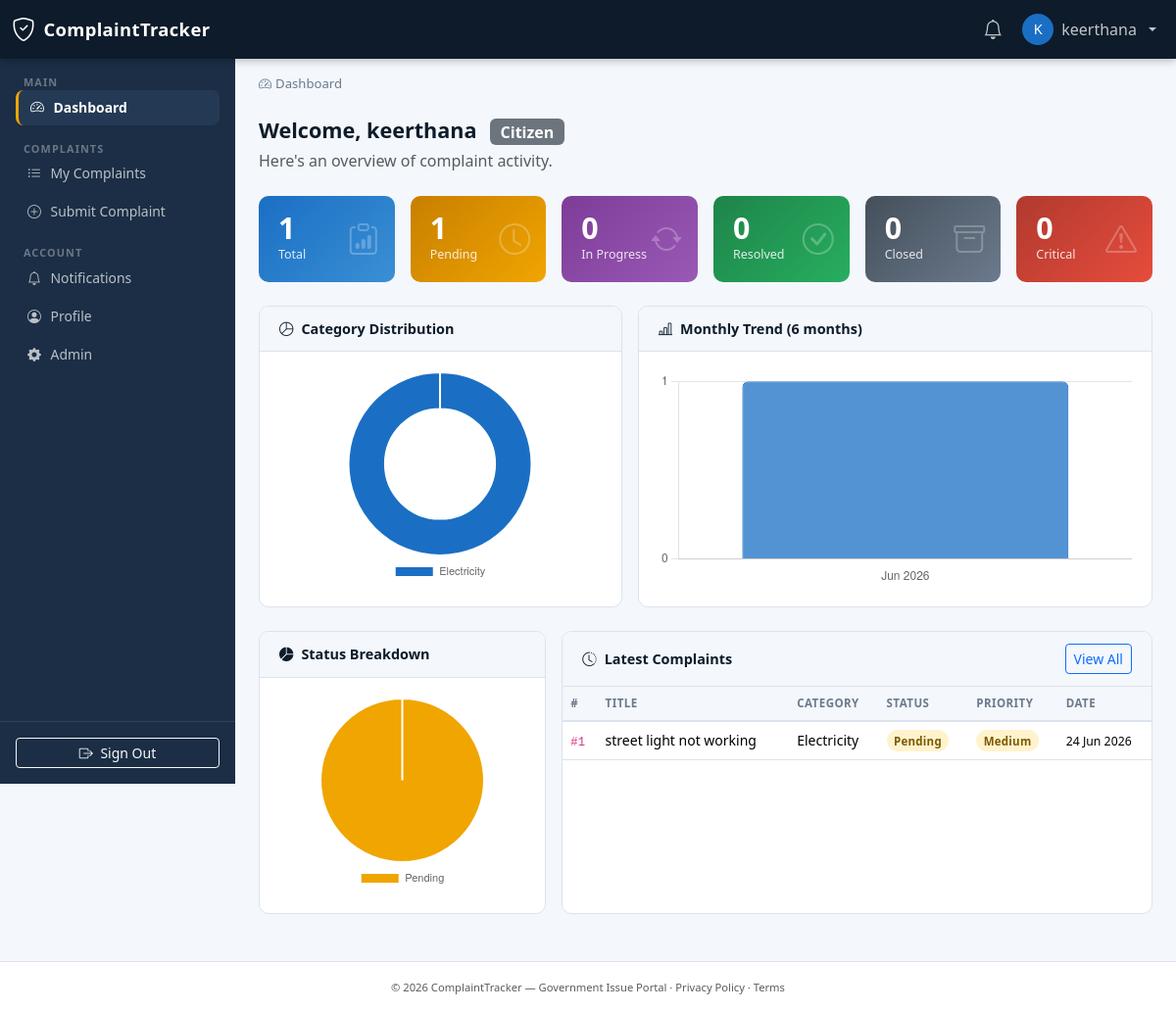
Page /dashboard/ (signed in) on the committed database.
### accounts/models.py (models this page shows, shortened)
class User(AbstractUser):
    ROLE_CITIZEN = 'citizen'
    ROLE_OFFICER = 'officer'
    ROLE_ADMIN   = 'admin'
    ROLE_CHOICES = [
        (ROLE_CITIZEN, 'Citizen'),
        (ROLE_OFFICER, 'Officer'),
        (ROLE_ADMIN,   'Admin'),
    ]
    role    = models.CharField(max_length=10, choices=ROLE_CHOICES, default=ROLE_CITIZEN)
    phone   = models.CharField(max_length=20, blank=True)
    address = models.TextField(blank=True)
    avatar  = models.ImageField(upload_to='avatars/', blank=True, null=True)
    class Meta:
        verbose_name      = 'User'
        verbose_name_plural = 'Users'
        indexes = [models.Index(fields=['role'])]
    @property
    def is_citizen(self):
        return self.role == self.ROLE_CITIZEN
    @property
    def can_manage_complaints(self):
        return self.role in (self.ROLE_OFFICER, self.ROLE_ADMIN)
    def get_role_badge(self):
        badges = {
            self.ROLE_CITIZEN: 'bg-secondary',
            self.ROLE_OFFICER: 'bg-primary',
            self.ROLE_ADMIN:   'bg-danger',
        }
        return badges.get(self.role, 'bg-secondary')

### complaints/models.py (models this page shows, shortened)
class Complaint(models.Model):
    STATUS_PENDING     = 'pending'
    STATUS_ASSIGNED    = 'assigned'
    STATUS_IN_PROGRESS = 'in_progress'
    STATUS_RESOLVED    = 'resolved'
    STATUS_CLOSED      = 'closed'
    STATUS_CHOICES = [
        (STATUS_PENDING,     'Pending'),
        (STATUS_ASSIGNED,    'Assigned'),
        (STATUS_IN_PROGRESS, 'In Progress'),
        (STATUS_RESOLVED,    'Resolved'),
        (STATUS_CLOSED,      'Closed'),
    ]
    PRIORITY_LOW      = 'low'
    PRIORITY_MEDIUM   = 'medium'
    PRIORITY_HIGH     = 'high'
    PRIORITY_CRITICAL = 'critical'
    PRIORITY_CHOICES = [
        (PRIORITY_LOW,      'Low'),
        (PRIORITY_MEDIUM,   'Medium'),
        (PRIORITY_HIGH,     'High'),
        (PRIORITY_CRITICAL, 'Critical'),
    ]
    citizen     = models.ForeignKey(
        settings.AUTH_USER_MODEL, on_delete=models.CASCADE,
        related_name='complaints', limit_choices_to={'role': 'citizen'})
    title       = models.CharField(max_length=200)
    description = models.TextField()
    category    = models.ForeignKey(Category, on_delete=models.SET_NULL,
                                    null=True, related_name='complaints')
    location    = models.CharField(max_length=255)
    image       = models.ImageField(upload_to='complaint_images/%Y/%m/', blank=True, null=True)
    status      = models.CharField(max_length=20, choices=STATUS_CHOICES, default=STATUS_PENDING)
    priority    = models.CharField(max_length=10, choices=PRIORITY_CHOICES, default=PRIORITY_MEDIUM)
    assigned_to = models.ForeignKey(
        settings.AUTH_USER_MODEL, on_delete=models.SET_NULL,
        null=True, blank=True, related_name='assigned_complaints',
        limit_choices_to={'role__in': ['officer', 'admin']})
    latitude    = models.DecimalField(max_digits=9, decimal_places=6, null=True, blank=True)
    longitude   = models.DecimalField(max_digits=9, decimal_places=6, null=True, blank=True)
    created_at  = models.DateTimeField(auto_now_add=True)
    updated_at  = models.DateTimeField(auto_now=True)
    class Meta:
        ordering = ['-created_at']
        indexes  = [
            models.Index(fields=['status']),
            models.Index(fields=['priority']),
            models.Index(fields=['citizen']),
            models.Index(fields=['assigned_to']),
        ]
    def get_status_badge(self):
        badges = {
            self.STATUS_PENDING:     'badge-pending',
            self.STATUS_ASSIGNED:    'badge-assigned',
            self.STATUS_IN_PROGRESS: 'badge-progress',
            self.STATUS_RESOLVED:    'badge-resolved',
            self.STATUS_CLOSED:      'badge-closed',
        }
        return badges.get(self.status, 'bg-secondary')
    def get_priority_badge(self):
        badges = {
            self.PRIORITY_LOW:      'badge-low',
            self.PRIORITY_MEDIUM:   'badge-medium',
            self.PRIORITY_HIGH:     'badge-high',
            self.PRIORITY_CRITICAL: 'badge-critical',
        }
        return badges.get(self.priority, 'bg-secondary')

class Category(models.Model):
    name        = models.CharField(max_length=100, unique=True)
    description = models.TextField(blank=True)
    icon        = models.CharField(max_length=50, default='bi-tag', help_text='Bootstrap Icons class')
    created_at  = models.DateTimeField(auto_now_add=True)
    class Meta:
        verbose_name_plural = 'Categories'
        ordering = ['name']
    def __str__(self):
        return self.name

### dashboard/views.py (the view)
# urls.py: path('',      views.index, name='index'),
@login_required
def index(request):
    user = request.user
    qs   = Complaint.objects.all()
    if user.is_citizen:
        qs = qs.filter(citizen=user)
    stats = {
        'total':       qs.count(),
        'pending':     qs.filter(status=Complaint.STATUS_PENDING).count(),
        'in_progress': qs.filter(status=Complaint.STATUS_IN_PROGRESS).count(),
        'resolved':    qs.filter(status=Complaint.STATUS_RESOLVED).count(),
        'closed':      qs.filter(status=Complaint.STATUS_CLOSED).count(),
        'critical':    qs.filter(priority=Complaint.PRIORITY_CRITICAL).count(),
    }
    latest = qs.select_related('citizen', 'category', 'assigned_to').order_by('-created_at')[:5]
    cat_data = (
        qs.values('category__name')
          .annotate(count=Count('id'))
          .order_by('-count')
    )
    category_labels = [d['category__name'] or 'Uncategorised' for d in cat_data]
    category_counts = [d['count'] for d in cat_data]
    six_months_ago = timezone.now() - timedelta(days=180)
    monthly_data = (
        qs.filter(created_at__gte=six_months_ago)
          .annotate(month=TruncMonth('created_at'))
          .values('month')
          .annotate(count=Count('id'))
          .order_by('month')
    )
    monthly_labels = [d['month'].strftime('%b %Y') for d in monthly_data]
    monthly_counts = [d['count'] for d in monthly_data]
    status_data   = qs.values('status').annotate(count=Count('id'))
    status_labels = [d['status'].replace('_', ' ').title() for d in status_data]
    status_counts = [d['count'] for d in status_data]
    my_assigned = []
    if user.can_manage_complaints:
        my_assigned = Complaint.objects.filter(
            assigned_to=user, status=Complaint.STATUS_IN_PROGRESS
        ).select_related('citizen', 'category')[:5]
    context = {
        'stats':            stats,
        'latest':           latest,
        'my_assigned':      my_assigned,
        'category_labels':  json.dumps(category_labels),
        'category_counts':  json.dumps(category_counts),
        'monthly_labels':   json.dumps(monthly_labels),
        'monthly_counts':   json.dumps(monthly_counts),
        'status_labels':    json.dumps(status_labels),
        'status_counts':    json.dumps(status_counts),
    }
    return render(request, 'dashboard/dashboard.html', context)

### templates/dashboard/dashboard.html (shortened to what this page needs)
{% extends "base.html" %}
{% load static %}
{% block breadcrumb %}
<div class="ct-breadcrumb px-4 pt-3">
  <nav aria-label="breadcrumb">
    <ol class="breadcrumb mb-0">
      <li class="breadcrumb-item active"><i class="bi bi-speedometer2 me-1"></i>Dashboard</li>
    </ol>
  </nav>
</div>
{% endblock %}
{% block content %}
<h4 class="ct-page-title mb-1">
  Welcome, {{ user.first_name|default:user.username }}
  <span class="badge {{ user.get_role_badge }} fs-6 ms-2">{{ user.get_role_display }}</span>
</h4>
<p class="text-muted mb-4">Here's an overview of complaint activity.</p>
<div class="row g-3 mb-4">
  <div class="col-sm-6 col-xl-2">
    <div class="ct-stat-card ct-stat-total">
      <div class="ct-stat-icon"><i class="bi bi-clipboard-data"></i></div>
      <div class="ct-stat-value">{{ stats.total }}</div>
      <div class="ct-stat-label">Total</div>
    </div>
  </div>
  <div class="col-sm-6 col-xl-2">
    <div class="ct-stat-card ct-stat-pending">
      <div class="ct-stat-icon"><i class="bi bi-clock"></i></div>
      <div class="ct-stat-value">{{ stats.pending }}</div>
      <div class="ct-stat-label">Pending</div>
    </div>
  </div>
  <div class="col-sm-6 col-xl-2">
    <div class="ct-stat-card ct-stat-progress">
      <div class="ct-stat-icon"><i class="bi bi-arrow-repeat"></i></div>
      <div class="ct-stat-value">{{ stats.in_progress }}</div>
      <div class="ct-stat-label">In Progress</div>
    </div>
  </div>
  <div class="col-sm-6 col-xl-2">
    <div class="ct-stat-card ct-stat-resolved">
      <div class="ct-stat-icon"><i class="bi bi-check-circle"></i></div>
      <div class="ct-stat-value">{{ stats.resolved }}</div>
      <div class="ct-stat-label">Resolved</div>
    </div>
  </div>
  <div class="col-sm-6 col-xl-2">
    <div class="ct-stat-card ct-stat-closed">
      <div class="ct-stat-icon"><i class="bi bi-archive"></i></div>
      <div class="ct-stat-value">{{ stats.closed }}</div>
      <div class="ct-stat-label">Closed</div>
    </div>
  </div>
  <div class="col-sm-6 col-xl-2">
    <div class="ct-stat-card ct-stat-critical">
      <div class="ct-stat-icon"><i class="bi bi-exclamation-triangle"></i></div>
      <div class="ct-stat-value">{{ stats.critical }}</div>
      <div class="ct-stat-label">Critical</div>
    </div>
  </div>
</div>
<div class="row g-3 mb-4">
  <div class="col-lg-5">
    <div class="ct-card h-100">
      <div class="ct-card-header"><i class="bi bi-pie-chart me-2"></i>Category Distribution</div>
      <div class="ct-card-body d-flex align-items-center justify-content-center" style="min-height:240px;">
        <canvas id="categoryChart" style="max-height:220px;"></canvas>
      </div>
    </div>
  </div>
  <div class="col-lg-7">
    <div class="ct-card h-100">
      <div class="ct-card-header"><i class="bi bi-bar-chart-line me-2"></i>Monthly Trend (6 months)</div>
      <div class="ct-card-body" style="min-height:240px;">
        <canvas id="monthlyChart" style="max-height:220px;"></canvas>
      </div>
    </div>
  </div>
</div>
<div class="row g-3 mb-4">
  <div class="col-lg-4">
    <div class="ct-card h-100">
      <div class="ct-card-header"><i class="bi bi-pie-chart-fill me-2"></i>Status Breakdown</div>
      <div class="ct-card-body d-flex align-items-center justify-content-center" style="min-height:220px;">
        <canvas id="statusChart" style="max-height:200px;"></canvas>
      </div>
    </div>
  </div>
  <div class="col-lg-8">
    <div class="ct-card h-100">
      <div class="ct-card-header d-flex justify-content-between align-items-center">
        <span><i class="bi bi-clock-history me-2"></i>Latest Complaints</span>
        <a href="{% url 'complaints:list' %}" class="btn btn-sm btn-outline-primary">View All</a>
      </div>
      <div class="ct-card-body p-0">
        {% if latest %}
        <div class="table-responsive">
          <table class="table table-hover ct-table mb-0">
            <thead>
              <tr>
                <th>#</th><th>Title</th><th>Category</th><th>Status</th><th>Priority</th><th>Date</th>
              </tr>
            </thead>
            <tbody>
              {% for c in latest %}
              <tr onclick="window.location='{% url 'complaints:detail' c.pk %}'" style="cursor:pointer;">
                <td><code>#{{ c.pk }}</code></td>
                <td>{{ c.title|truncatechars:30 }}</td>
                <td>{{ c.category|default:'-' }}</td>
                <td><span class="ct-badge {{ c.get_status_badge }}">{{ c.get_status_display }}</span></td>
                <td><span class="ct-badge {{ c.get_priority_badge }}">{{ c.get_priority_display }}</span></td>
                <td><small>{{ c.created_at|date:"d M Y" }}</small></td>
              </tr>
              {% endfor %}
            </tbody>
          </table>
        </div>
        {% endif %}
      </div>
    </div>
  </div>
</div>
{% endblock %}
{% block extra_js %}
<script>
  initDashboardCharts(
    {{ category_labels|safe }},
    {{ category_counts|safe }},
    {{ monthly_labels|safe }},
    {{ monthly_counts|safe }},
    {{ status_labels|safe }},
    {{ status_counts|safe }}
  );
</script>
{% endblock %}

### templates/includes/navbar.html (shortened to what this page needs)
<nav class="navbar navbar-expand-lg ct-navbar">
  <div class="container-fluid">
    <a class="navbar-brand d-flex align-items-center gap-2" href="{% url 'dashboard:index' %}">
      <i class="bi bi-shield-check fs-4"></i>
      <span class="fw-bold">ComplaintTracker</span>
    </a>
    <div class="collapse navbar-collapse" id="mainNav">
      <ul class="navbar-nav ms-auto align-items-center gap-1">
        <li class="nav-item">
          <a class="nav-link position-relative" href="{% url 'complaints:notifications' %}">
            <i class="bi bi-bell fs-5"></i>
          </a>
        </li>
        <li class="nav-item dropdown">
          <a class="nav-link dropdown-toggle d-flex align-items-center gap-2" href="#"
             data-bs-toggle="dropdown">
            {% if user.avatar %}
              <img src="{{ user.avatar.url }}" class="ct-avatar-sm rounded-circle" alt="avatar">
            {% else %}
              <div class="ct-avatar-sm ct-avatar-placeholder rounded-circle d-flex align-items-center justify-content-center">
                {{ user.username|first|upper }}
              </div>
            {% endif %}
            <span class="d-none d-md-inline">{{ user.get_full_name|default:user.username }}</span>
          </a>
        </li>
      </ul>
    </div>
  </div>
</nav>

### rows in the picture
User: username|first "K", get_full_name "keerthana", first_name "keerthana", role "Citizen"
Complaint: pk "1", title "street light not working", category "Electricity", status "Pending", priority "Medium", created_at "24 Jun 2026"

### other values in the picture
{{ stats.total }} "1"
{{ stats.pending }} "1"
{{ stats.in_progress }} "0"
{{ stats.resolved }} "0"
{{ stats.closed }} "0"
{{ stats.critical }} "0"
chart data {{ category_labels|safe }} ["Electricity"]
chart data {{ monthly_counts|safe }} [1]
